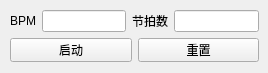
<?xml version="1.0" encoding="UTF-8"?>
<ui version="4.0">
 <class>Metronome</class>
 <widget class="QWidget" name="Metronome">
  <property name="geometry">
   <rect>
    <x>0</x>
    <y>0</y>
    <width>268</width>
    <height>73</height>
   </rect>
  </property>
  <property name="windowTitle">
   <string>节拍器</string>
  </property>
  <property name="windowIcon">
   <iconset theme="QIcon::ThemeIcon::MediaEject"/>
  </property>
  <widget class="QWidget" name="layoutWidget">
   <property name="geometry">
    <rect>
     <x>10</x>
     <y>10</y>
     <width>249</width>
     <height>52</height>
    </rect>
   </property>
   <layout class="QVBoxLayout" name="verticalLayout">
    <item>
     <layout class="QHBoxLayout" name="horizontalLayout_3">
      <item>
       <layout class="QHBoxLayout" name="horizontalLayout">
        <item>
         <widget class="QLabel" name="label">
          <property name="text">
           <string>BPM</string>
          </property>
         </widget>
        </item>
        <item>
         <widget class="QLineEdit" name="lineEdit"/>
        </item>
       </layout>
      </item>
      <item>
       <layout class="QHBoxLayout" name="horizontalLayout_2">
        <item>
         <widget class="QLabel" name="label_2">
          <property name="text">
           <string>节拍数</string>
          </property>
         </widget>
        </item>
        <item>
         <widget class="QLineEdit" name="lineEdit_2"/>
        </item>
       </layout>
      </item>
     </layout>
    </item>
    <item>
     <layout class="QHBoxLayout" name="horizontalLayout_4">
      <item>
       <widget class="QPushButton" name="pushButton_start">
        <property name="text">
         <string>启动</string>
        </property>
       </widget>
      </item>
      <item>
       <widget class="QPushButton" name="pushButton_reset">
        <property name="text">
         <string>重置</string>
        </property>
       </widget>
      </item>
     </layout>
    </item>
   </layout>
  </widget>
 </widget>
 <resources/>
 <connections/>
</ui>
